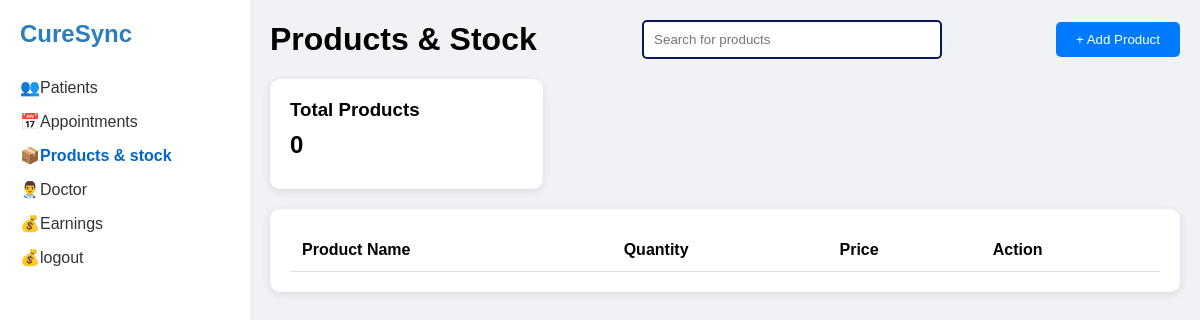
/opd/products/ (signed in), run on an earlier commit of the app's database.
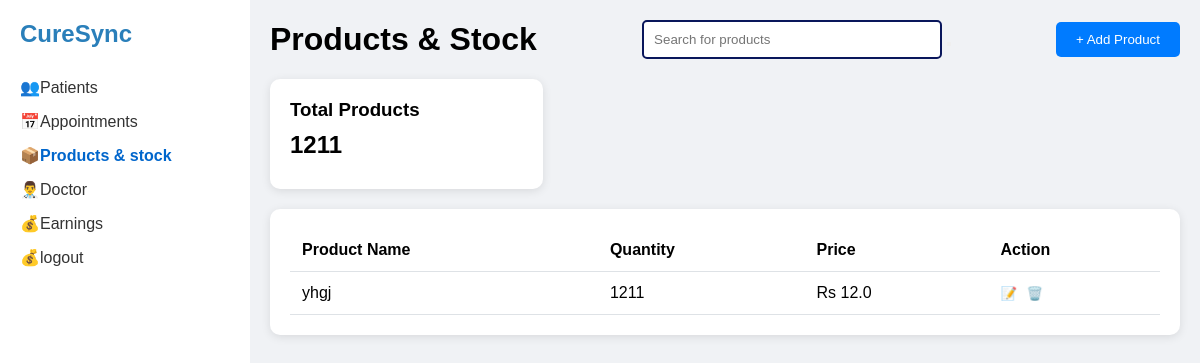
And on a later commit of the database.
### opd/models.py (models this page shows, shortened)
class InventoryItem(models.Model):
    inventory = models.ForeignKey(
        Inventory, on_delete=models.CASCADE, related_name="inventory_items"
    )
    name = models.CharField("Product Name", max_length=50)
    quantity = models.PositiveIntegerField("Quantity", default=0)
    price = models.FloatField("Price", default=0)
    created_at = models.DateTimeField(auto_now_add=True)
    id = models.UUIDField(
        default=uuid.uuid4, unique=True, primary_key=True, editable=False
    )
    class Meta:
        verbose_name_plural = "Inventory Items"

### opd/views.py (the view)
# urls.py: path("products/", views.product_list, name="product_list"),
@user_passes_test(is_doctor, login_url="home:home_page")
def product_list(request):
    search_query = request.GET.get("search_query", "")
    if search_query:
        products = search_product(request, search_query)
    else:
        products = request.user.doctor.opd.inventory.inventory_items.all()
    count = get_product_count(products)[0]  # type: ignore
    context = {"products": products, "count": count}  # type: ignore
    return render(request, "opd/product.html", context)

### opd/utils.py (called while the page is built)
def is_doctor(user):
    return user.groups.filter(name="Doctor").exists()

def get_product_count(products):
    return [sum(product.quantity for product in products)]

### opd/templates/opd/product.html (shortened to what this page needs)
{% extends 'opd/index.html' %}
{% load static %}
{% block css %}
<link rel="stylesheet" href="{% static 'styles/product.css' %}" />
{% endblock css %}
{% block content %}
<main class="main-content">
  <header>
    <h1>Products & Stock</h1>
    <div class="search-bar">
      <input type="text" id="searchInput" placeholder="Search for products" />
      <button class="search-btn" id="searchButton"></button>
    </div>
    <button onclick="window.location.href='{% url 'opd:add_product' %}'" class="add-product-btn">+ Add Product</button>
  </header>
  <div class="stock-stats">
    <div class="stat-card">
      <h3>Total Products</h3>
      <div class="stat-value">{{count}}</div>
    </div>
  </div>
  <div class="product-list">
    <table>
      <thead>
        <tr>
          <th>Product Name</th>
          <th>Quantity</th>
          <th>Price</th>
          <th>Action</th>
        </tr>
      </thead>
      <tbody>
        {% for product in products %}
        <tr>
          <td>
            <span>{{product.name}}</span>
          </td>
          <td>{{product.quantity}}</td>
          <td>Rs {{product.price}}</td>
          <td>
            <button class="action-btn">📝</button>
            <button onclick="window.location.href='{% url 'opd:confirmation_page' %}?section=product&id={{product.id}}'"
              class="action-btn">🗑️</button>
          </td>
        </tr>
        {% endfor %}
      </tbody>
    </table>
  </div>
</main>
{% endblock content %}

What changed in the data, as far as the page shows it:
added InventoryItem: name "yhgj", quantity "1211", price "12.0"
Also different on the page:
{{ count }}: "0" → "1211"
